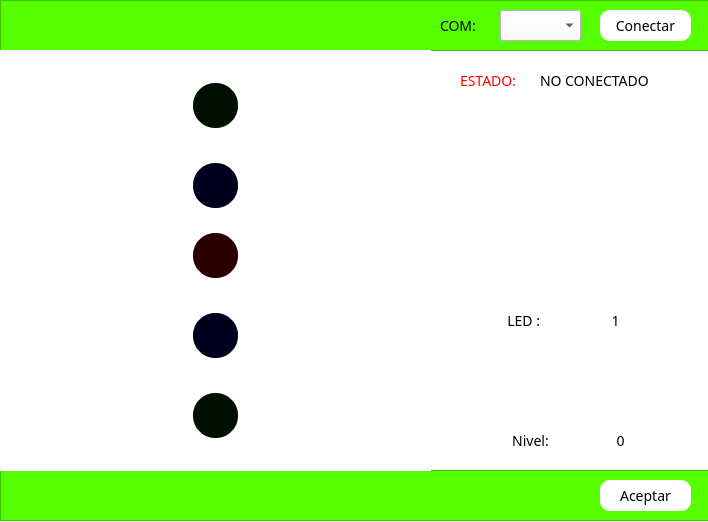
<?xml version="1.0" encoding="UTF-8"?>
<ui version="4.0">
 <class>frmSE</class>
 <widget class="QDialog" name="frmSE">
  <property name="geometry">
   <rect>
    <x>0</x>
    <y>0</y>
    <width>708</width>
    <height>522</height>
   </rect>
  </property>
  <property name="windowTitle">
   <string>Proyecto Unidad 3</string>
  </property>
  <property name="styleSheet">
   <string notr="true">*{

font-family: Microsoft JhengHei;
font-size: 14px;
background-color: white
}

QPushButton
{

background-color: rgb(23,161,165);
border-radius: 10px;
color: white;

}

QPushButton:hover
{
background-color: rgb(77,183,187);
border-radius: 10px;
color: white;
}

QPushButton:pressed
{
background-color: rgb(23,161,165);
border-radius: 10px;
color: white;
}</string>
  </property>
  <widget class="QFrame" name="frame">
   <property name="geometry">
    <rect>
     <x>0</x>
     <y>0</y>
     <width>711</width>
     <height>51</height>
    </rect>
   </property>
   <property name="styleSheet">
    <string notr="true">background-color: rgb(85, 255, 0);</string>
   </property>
   <property name="frameShape">
    <enum>QFrame::StyledPanel</enum>
   </property>
   <property name="frameShadow">
    <enum>QFrame::Raised</enum>
   </property>
   <widget class="QLabel" name="label_3">
    <property name="geometry">
     <rect>
      <x>440</x>
      <y>10</y>
      <width>51</width>
      <height>31</height>
     </rect>
    </property>
    <property name="font">
     <font>
      <family>MS Shell Dlg 2</family>
      <pointsize>16</pointsize>
      <weight>50</weight>
      <italic>false</italic>
      <bold>false</bold>
     </font>
    </property>
    <property name="styleSheet">
     <string notr="true">color: rgb(0, 0, 0);
font: 16pt &quot;MS Shell Dlg 2&quot;;

</string>
    </property>
    <property name="text">
     <string>COM:</string>
    </property>
   </widget>
   <widget class="QComboBox" name="cbxCOM">
    <property name="geometry">
     <rect>
      <x>500</x>
      <y>10</y>
      <width>81</width>
      <height>31</height>
     </rect>
    </property>
    <property name="font">
     <font>
      <family>MS Shell Dlg 2</family>
      <pointsize>11</pointsize>
      <weight>50</weight>
      <italic>false</italic>
      <bold>false</bold>
     </font>
    </property>
    <property name="styleSheet">
     <string notr="true">background-color: rgb(255, 255, 255);
font: 11pt &quot;MS Shell Dlg 2&quot;;</string>
    </property>
    <property name="editable">
     <bool>false</bool>
    </property>
   </widget>
   <widget class="QPushButton" name="btnConnect">
    <property name="geometry">
     <rect>
      <x>600</x>
      <y>10</y>
      <width>91</width>
      <height>31</height>
     </rect>
    </property>
    <property name="font">
     <font>
      <family>Microsoft JhengHei</family>
      <pointsize>-1</pointsize>
     </font>
    </property>
    <property name="styleSheet">
     <string notr="true">background-color: rgb(255, 255, 255);
color: rgb(0, 0, 0);
</string>
    </property>
    <property name="text">
     <string>Conectar</string>
    </property>
   </widget>
  </widget>
  <widget class="QFrame" name="frame_2">
   <property name="geometry">
    <rect>
     <x>0</x>
     <y>470</y>
     <width>711</width>
     <height>51</height>
    </rect>
   </property>
   <property name="styleSheet">
    <string notr="true">background-color: rgb(85, 255, 0);</string>
   </property>
   <property name="frameShape">
    <enum>QFrame::StyledPanel</enum>
   </property>
   <property name="frameShadow">
    <enum>QFrame::Raised</enum>
   </property>
   <widget class="QPushButton" name="btnAccept">
    <property name="geometry">
     <rect>
      <x>600</x>
      <y>10</y>
      <width>91</width>
      <height>31</height>
     </rect>
    </property>
    <property name="font">
     <font>
      <family>Microsoft JhengHei</family>
      <pointsize>-1</pointsize>
     </font>
    </property>
    <property name="styleSheet">
     <string notr="true">background-color: rgb(255, 255, 255);
color: rgb(0, 0, 0);</string>
    </property>
    <property name="text">
     <string>Aceptar</string>
    </property>
   </widget>
  </widget>
  <widget class="QLabel" name="label">
   <property name="geometry">
    <rect>
     <x>0</x>
     <y>50</y>
     <width>431</width>
     <height>421</height>
    </rect>
   </property>
   <property name="text">
    <string/>
   </property>
   <property name="pixmap">
    <pixmap resource="recursos_proyecto.qrc">:/newPrefix/imagenes/tinaco_8a.gif</pixmap>
   </property>
   <property name="scaledContents">
    <bool>true</bool>
   </property>
  </widget>
  <widget class="QLabel" name="Et_Led3">
   <property name="geometry">
    <rect>
     <x>190</x>
     <y>230</y>
     <width>51</width>
     <height>51</height>
    </rect>
   </property>
   <property name="styleSheet">
    <string notr="true">border: 3px solid white;
background-color: rgb(40, 0, 0);
border-radius: 25px;</string>
   </property>
   <property name="text">
    <string/>
   </property>
  </widget>
  <widget class="QLabel" name="Et_Led4">
   <property name="geometry">
    <rect>
     <x>190</x>
     <y>310</y>
     <width>51</width>
     <height>51</height>
    </rect>
   </property>
   <property name="styleSheet">
    <string notr="true">border: 3px solid white;
background-color: rgb(0, 0, 30);
border-radius: 25px;</string>
   </property>
   <property name="text">
    <string/>
   </property>
  </widget>
  <widget class="QLabel" name="Et_Led5">
   <property name="geometry">
    <rect>
     <x>190</x>
     <y>390</y>
     <width>51</width>
     <height>51</height>
    </rect>
   </property>
   <property name="styleSheet">
    <string notr="true">border: 3px solid white;
background-color: rgb(0, 15, 0);
border-radius: 25px;</string>
   </property>
   <property name="text">
    <string/>
   </property>
  </widget>
  <widget class="QLabel" name="Et_Led1">
   <property name="geometry">
    <rect>
     <x>190</x>
     <y>80</y>
     <width>51</width>
     <height>51</height>
    </rect>
   </property>
   <property name="styleSheet">
    <string notr="true">border: 3px solid white;
background-color: rgb(0, 15, 0);
border-radius: 25px;</string>
   </property>
   <property name="text">
    <string/>
   </property>
  </widget>
  <widget class="QLabel" name="Et_Led2">
   <property name="geometry">
    <rect>
     <x>190</x>
     <y>160</y>
     <width>51</width>
     <height>51</height>
    </rect>
   </property>
   <property name="styleSheet">
    <string notr="true">border: 3px solid white;
background-color: rgb(0, 0, 30);
border-radius: 25px;</string>
   </property>
   <property name="text">
    <string/>
   </property>
  </widget>
  <widget class="QLabel" name="label_2">
   <property name="geometry">
    <rect>
     <x>460</x>
     <y>70</y>
     <width>71</width>
     <height>21</height>
    </rect>
   </property>
   <property name="font">
    <font>
     <family>MS Shell Dlg 2</family>
     <pointsize>12</pointsize>
     <weight>50</weight>
     <italic>false</italic>
     <bold>false</bold>
    </font>
   </property>
   <property name="styleSheet">
    <string notr="true">font: 12pt &quot;MS Shell Dlg 2&quot;;
color: rgb(255, 0, 0);</string>
   </property>
   <property name="text">
    <string>ESTADO:</string>
   </property>
  </widget>
  <widget class="QLabel" name="lblCOM">
   <property name="geometry">
    <rect>
     <x>540</x>
     <y>70</y>
     <width>131</width>
     <height>21</height>
    </rect>
   </property>
   <property name="font">
    <font>
     <family>MS Shell Dlg 2</family>
     <pointsize>12</pointsize>
     <weight>50</weight>
     <italic>false</italic>
     <bold>false</bold>
    </font>
   </property>
   <property name="styleSheet">
    <string notr="true">font: 12pt &quot;MS Shell Dlg 2&quot;;</string>
   </property>
   <property name="text">
    <string>NO CONECTADO</string>
   </property>
  </widget>
  <widget class="QLabel" name="Et_numero">
   <property name="geometry">
    <rect>
     <x>590</x>
     <y>300</y>
     <width>51</width>
     <height>41</height>
    </rect>
   </property>
   <property name="styleSheet">
    <string notr="true">font: 75 22pt &quot;MS Shell Dlg 2&quot;;
color: rgb(0, 0, 0);</string>
   </property>
   <property name="text">
    <string>1</string>
   </property>
   <property name="alignment">
    <set>Qt::AlignCenter</set>
   </property>
  </widget>
  <widget class="QLabel" name="label_6">
   <property name="geometry">
    <rect>
     <x>460</x>
     <y>300</y>
     <width>131</width>
     <height>41</height>
    </rect>
   </property>
   <property name="styleSheet">
    <string notr="true">font: 75 22pt &quot;MS Shell Dlg 2&quot;;
color: rgb(0, 0, 0);</string>
   </property>
   <property name="text">
    <string>LED : </string>
   </property>
   <property name="alignment">
    <set>Qt::AlignCenter</set>
   </property>
  </widget>
  <widget class="QLabel" name="Et_valores">
   <property name="geometry">
    <rect>
     <x>580</x>
     <y>420</y>
     <width>81</width>
     <height>41</height>
    </rect>
   </property>
   <property name="styleSheet">
    <string notr="true">font: 75 22pt &quot;MS Shell Dlg 2&quot;;
color: rgb(0, 0, 0);</string>
   </property>
   <property name="text">
    <string>0</string>
   </property>
   <property name="alignment">
    <set>Qt::AlignCenter</set>
   </property>
  </widget>
  <widget class="QLabel" name="label_5">
   <property name="geometry">
    <rect>
     <x>440</x>
     <y>160</y>
     <width>241</width>
     <height>141</height>
    </rect>
   </property>
   <property name="text">
    <string/>
   </property>
   <property name="pixmap">
    <pixmap resource="recursos_proyecto.qrc">:/newPrefix/imagenes/Prototipos-Logo-AguaPura-A.png</pixmap>
   </property>
   <property name="scaledContents">
    <bool>true</bool>
   </property>
  </widget>
  <widget class="QLabel" name="label_7">
   <property name="geometry">
    <rect>
     <x>490</x>
     <y>420</y>
     <width>81</width>
     <height>41</height>
    </rect>
   </property>
   <property name="styleSheet">
    <string notr="true">font: 75 22pt &quot;MS Shell Dlg 2&quot;;
color: rgb(0, 0, 0);</string>
   </property>
   <property name="text">
    <string>Nivel:</string>
   </property>
   <property name="alignment">
    <set>Qt::AlignCenter</set>
   </property>
  </widget>
 </widget>
 <resources>
  <include location="recursos_proyecto.qrc"/>
 </resources>
 <connections/>
</ui>
